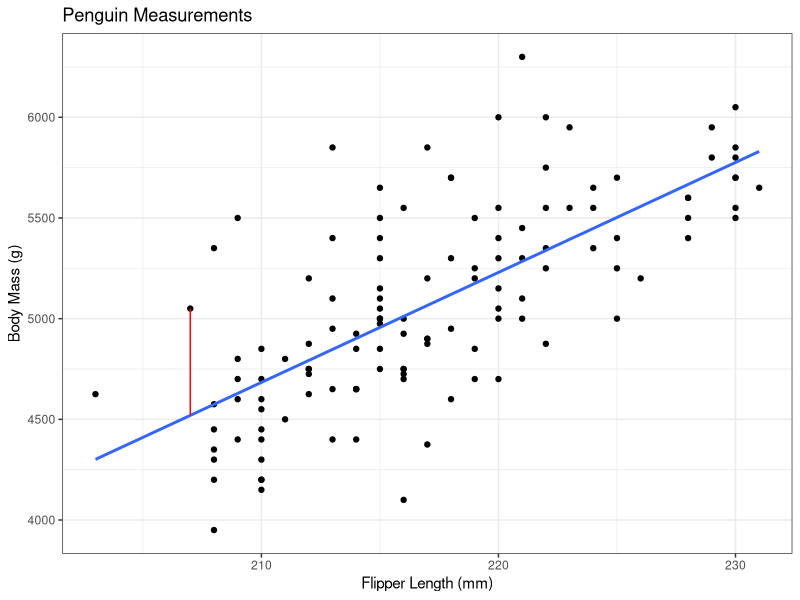
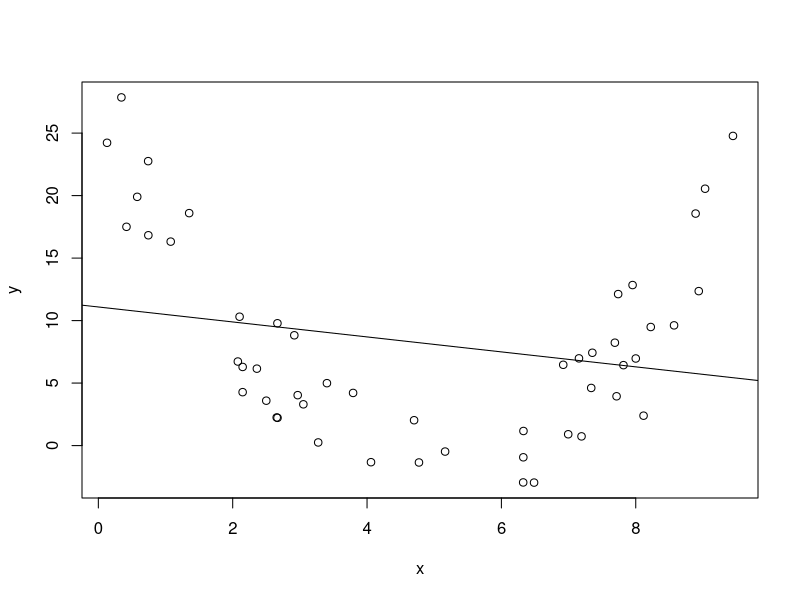
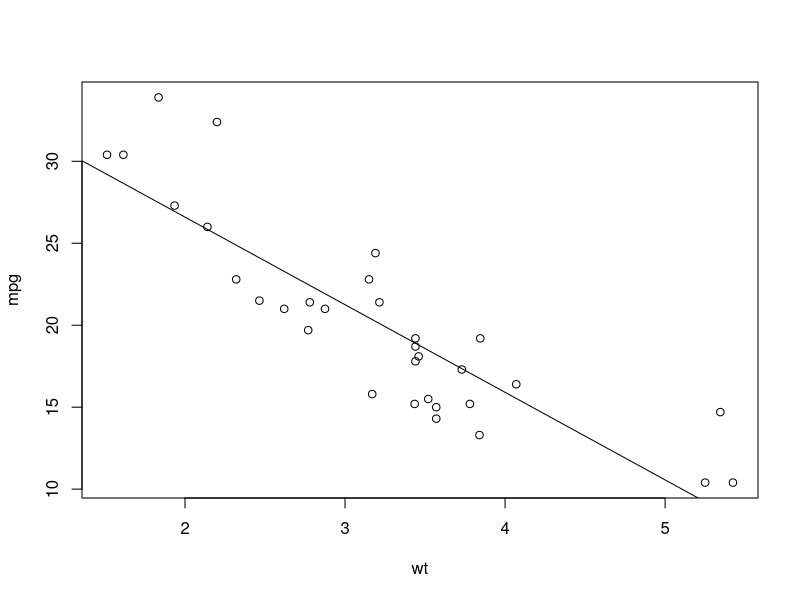
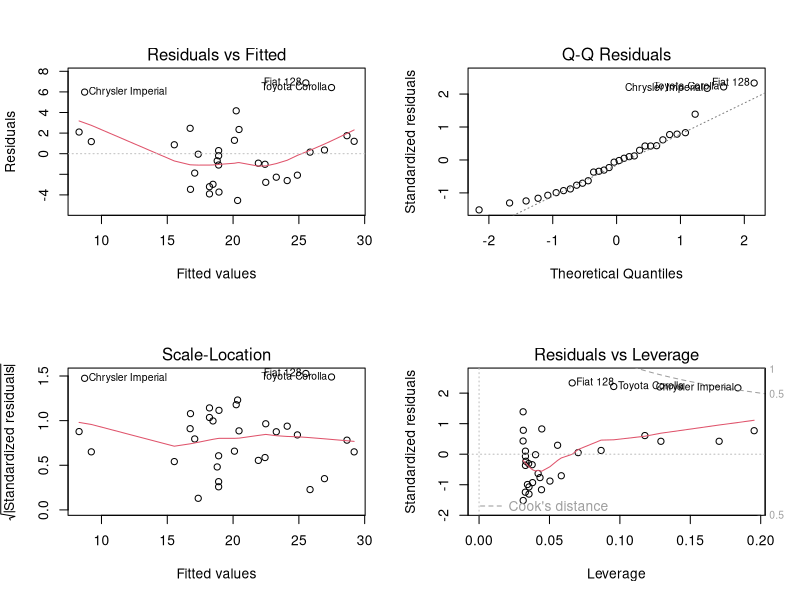
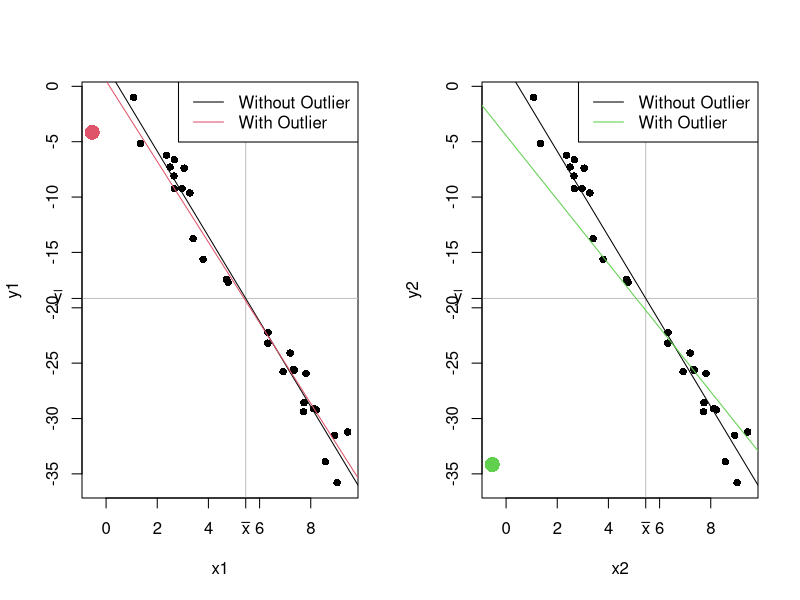
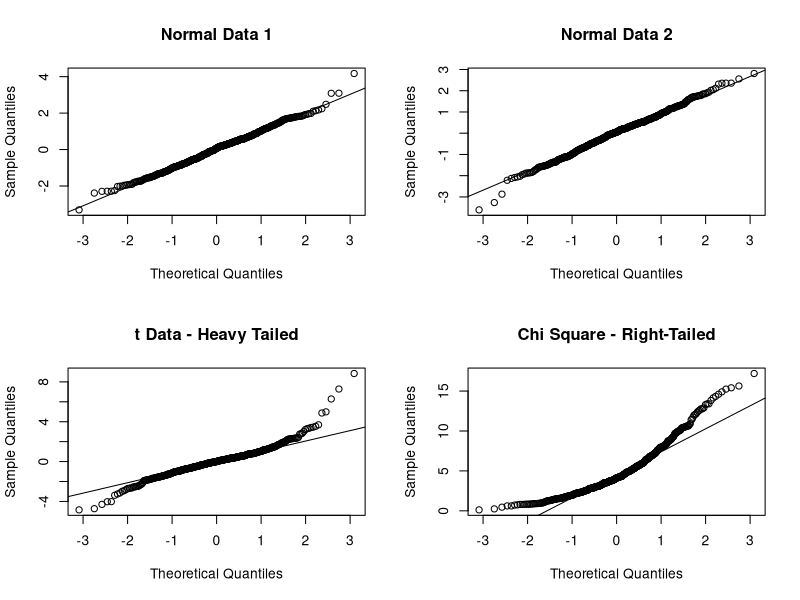

The R source for these figures, in order:
## ---- chunk 1
#| include: false
library(palmerpenguins)
library(ggplot2)
library(dplyr)
set.seed(2112)
## ---- chunk 2
#| echo: false
#| warning: false

theme_set(theme_bw())

example_penguin <- penguins[185,]
peng_lm <- lm(body_mass_g ~ flipper_length_mm, 
    data = subset(penguins, species == "Gentoo"))

ggplot(subset(penguins, species == "Gentoo")) + 
    aes(x = flipper_length_mm, y = body_mass_g) +
    geom_point() +
    geom_smooth(method = "lm", formula = "y ~ x", se = FALSE) +
    labs(x = "Flipper Length (mm)",
        y = "Body Mass (g)", 
        title = "Penguin Measurements") +
    annotate("segment", 
        x = example_penguin$flipper_length_mm,
        xend = example_penguin$flipper_length_mm,
        y = coef(peng_lm) %*% c(1, example_penguin$flipper_length_mm),
        yend = example_penguin$body_mass_g,
        colour = "red")
## ---- chunk 3
#| echo: false
x <- runif(50, 0, 10)
y <- (x - 5)^2 + rnorm(50, 0, 3)
plot(y ~ x)
abline(lm(y ~ x), main = "A linear model is *not* appropriate")
## ---- chunk 4
#| echo: true

data(mtcars) # built-in data in R

# Base R plot: y ~ x, data = ...
plot(mpg ~ wt, data = mtcars)

# Linear Model (lm): y ~ x, data = ...
mylm <- lm(mpg ~ wt, data = mtcars)

# Add the line to the existing plot
abline(mylm)
## ---- chunk 5
# Create a plotting space with 2 rows and 2 columns
# "mfrow" = Multiple Figures, filled in ROW-wise
par(mfrow = c(2,2))

# The basic plot function for the output of lm
# makes 4 different plots.
plot(mylm)
## ---- chunk 6
#| echo: true

summary(mylm)
## ---- chunk 7
-5.3445 + c(1, -1) * qt((1 - 0.95)/2, 32 - 2) * 0.5591
## ---- chunk 8
#| echo: false
set.seed(2112)
n <- 29
x <- runif(n, 0, 10)
y <- 3 - 4*x + rnorm(n, 0, 2)
## ---- chunk 9

lm0 <- lm(y ~ x)

x1 <- c(x, mean(x) - 6)
y1 <- c(y, mean(y) + 15)
lm1 <- lm(y1 ~ x1)

x2 <- c(x, mean(x) - 6)
y2 <- c(y, mean(y) - 15)
lm2 <- lm(y2 ~ x2)

n1s <- rep(1, n)

par(mfrow = c(1,2))
plot(x1, y1, col = c(n1s, 2), 
    pch = 16, cex = c(n1s, 2))
abline(h = mean(y), col = "grey")
abline(v = mean(x), col = "grey")
axis(2, at = mean(y), labels = expression(bar(y)), las = 1)
axis(1, at = mean(x), labels = expression(bar(x)), las = 1)
abline(lm0)
abline(lm1, col = 2)
legend("topright", legend = c("Without Outlier", "With Outlier"), col = 1:2, lty = 1)

plot(x2, y2, col = c(n1s, 3), 
    pch = 16, cex = c(n1s, 2))
abline(h = mean(y), col = "grey")
abline(v = mean(x), col = "grey")
axis(2, at = mean(y), labels = expression(bar(y)), las = 1)
axis(1, at = mean(x), labels = expression(bar(x)), las = 1)
abline(lm0)
abline(lm2, col = 3)
legend("topright", legend = c("Without Outlier", "With Outlier"), col = c(1,3), lty = 1)

## ---- chunk 10

# Change this to 20, 100, 500, and 10000 to see how much changes
n <- 500

normal_sample1 <- rnorm(n, mean = 0, sd = 1)
normal_sample2 <- rnorm(n, mean = 0, sd = 1)
t_sample <- rt(n, df = 5) # Low df to highlight difference from normal
chisq_sample <- rchisq(n, df = 5)

par(mfrow = c(2,2))
qqnorm(normal_sample1, main = "Normal Data 1")
qqline(normal_sample1)
qqnorm(normal_sample2, main = "Normal Data 2")
qqline(normal_sample2)
qqnorm(t_sample, main = "t Data - Heavy Tailed")
qqline(t_sample)
qqnorm(chisq_sample, main = "Chi Square - Right-Tailed")
qqline(chisq_sample)
